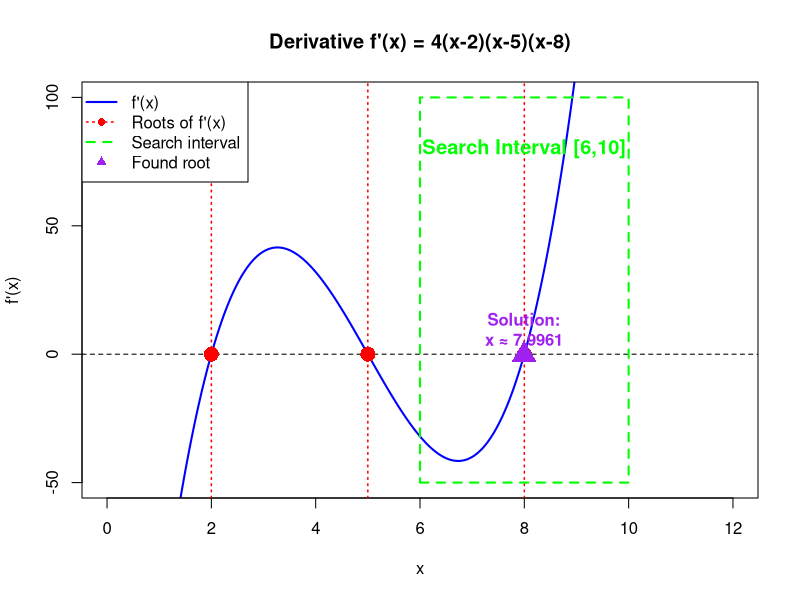
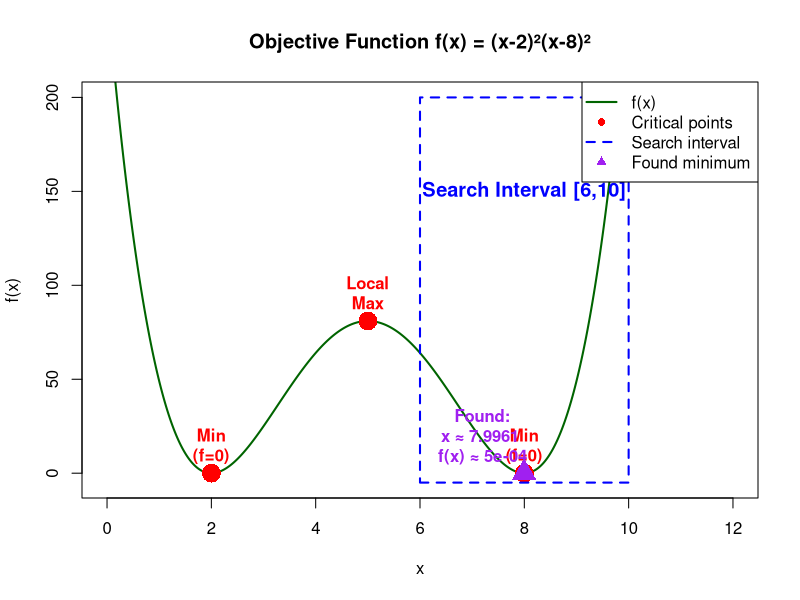
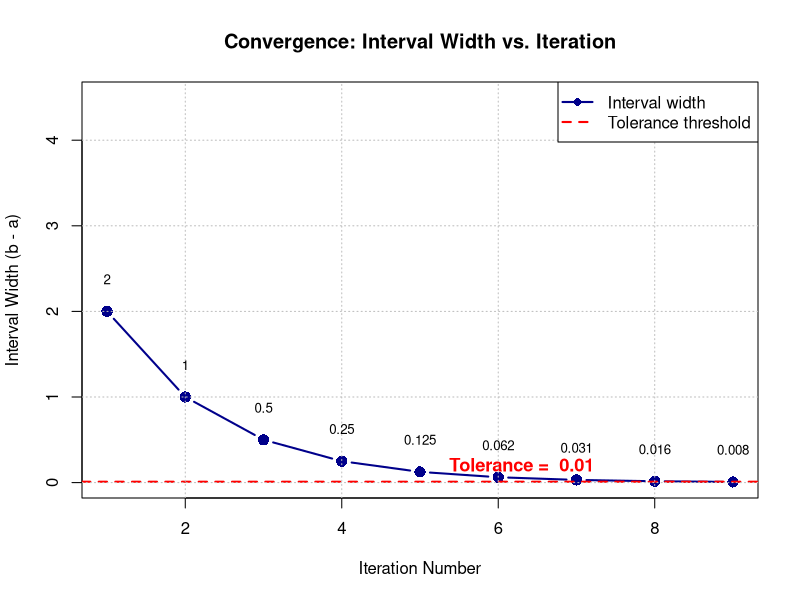

Here is the R script that generated these plots, in order:
## ---- chunk 1
knitr::opts_chunk$set(echo = TRUE, warning = FALSE, message = FALSE)
rm(list = ls())
## ---- chunk 2
# Define the objective function
f <- function(x) (x-2)^2 * (x-8)^2

# Define the derivative (for root finding)
df <- function(x) 4*(x-2)*(x-5)*(x-8)
## ---- chunk 3
a <- 6      # Left endpoint of interval
b <- 10     # Right endpoint of interval
e <- 0.01   # Tolerance (stopping criterion)
## ---- chunk 4
a <- 6
b <- 10
e <- 0.01

# Track iterations for visualization
iterations <- 0
history <- data.frame(
  Iteration = numeric(),
  a = numeric(),
  b = numeric(),
  m = numeric(),
  df_m = numeric(),
  width = numeric()
)

while ((b-a) > e) {
  iterations <- iterations + 1
  
  # Step 1: Find midpoint
  m <- (a+b)/2
  
  # Step 2: Evaluate derivative at midpoint
  df_m <- df(m)
  
  # Step 3: Bisection criterion
  if (df_m < 0) {
    # Derivative is negative (function decreasing)
    # Root is to the right of m
    a <- m
  } else {
    # Derivative is positive (function increasing)
    # Root is to the left of m
    b <- m
  }
  
  # Store iteration history
  history <- rbind(history, data.frame(
    Iteration = iterations,
    a = a,
    b = b,
    m = m,
    df_m = df_m,
    width = b - a
  ))
}

# Final estimate
x <- (a+b)/2

cat("Algorithm Convergence Summary:\n")
cat("===============================\n")
cat("Number of iterations:", iterations, "\n")
cat("Final interval width:", b-a, "\n")
cat("Tolerance threshold:", e, "\n")
## ---- chunk 5
cat("\nDetailed Iteration History:\n")
cat("============================\n\n")
print(round(history, 6))
## ---- chunk 6
cat("\n===============================\n")
cat("FINAL RESULTS\n")
cat("===============================\n\n")

x <- (a+b)/2

cat("Root location (x where f'(x) ≈ 0):\n")
cat("Minimum x =", x, "\n\n")

cat("Function value at root:\n")
cat("Minimum f(x) =", f(x), "\n\n")

cat("Verification:\n")
cat("f'(x) ≈", df(x), "\n")
cat("Derivative is very close to zero ✓\n")
## ---- chunk 7
x_vals <- seq(0, 12, length = 500)
df_vals <- df(x_vals)

plot(x_vals, df_vals, type = 'l', lwd = 2, col = 'blue',
     main = "Derivative f'(x) = 4(x-2)(x-5)(x-8)",
     xlab = "x", ylab = "f'(x)",
     ylim = c(-50, 100))

# Add horizontal line at y = 0
abline(h = 0, col = 'black', lty = 2, lwd = 1)

# Mark the roots of the derivative
roots <- c(2, 5, 8)
abline(v = roots, col = 'red', lty = 3, lwd = 1.5, alpha = 0.5)
points(roots, rep(0, 3), pch = 16, col = 'red', cex = 2)

# Highlight search interval [6, 10]
rect(6, -50, 10, 100, border = 'green', lwd = 2, lty = 2)
text(8, 80, 'Search Interval [6,10]', col = 'green', cex = 1.2, font = 2)

# Mark final solution
final_x <- x
final_df <- df(final_x)
points(final_x, final_df, pch = 17, col = 'purple', cex = 2.5)
text(final_x, final_df + 10, paste('Solution:\nx ≈', round(final_x, 4)), 
     col = 'purple', cex = 1, font = 2)

legend('topleft', 
       c('f\'(x)', 'Roots of f\'(x)', 'Search interval', 'Found root'),
       col = c('blue', 'red', 'green', 'purple'),
       lty = c(1, 3, 2, NA),
       pch = c(NA, 16, NA, 17),
       lwd = c(2, 1.5, 2, NA),
       cex = 1)
## ---- chunk 8
f_vals <- f(x_vals)

plot(x_vals, f_vals, type = 'l', lwd = 2, col = 'darkgreen',
     main = "Objective Function f(x) = (x-2)²(x-8)²",
     xlab = "x", ylab = "f(x)",
     ylim = c(-5, 200))

# Mark critical points (where f'(x) = 0)
critical_points <- c(2, 5, 8)
f_critical <- f(critical_points)
points(critical_points, f_critical, pch = 16, col = 'red', cex = 2.5)

# Add labels
labels <- c("Min\n(f=0)", "Local\nMax", "Min\n(f=0)")
for(i in 1:3) {
  text(critical_points[i], f_critical[i] + 15, labels[i], 
       col = 'red', cex = 1, font = 2)
}

# Highlight search interval [6, 10]
rect(6, -5, 10, 200, border = 'blue', lwd = 2, lty = 2)
text(8, 150, 'Search Interval [6,10]', col = 'blue', cex = 1.2, font = 2)

# Mark found minimum
final_f <- f(final_x)
points(final_x, final_f, pch = 17, col = 'purple', cex = 2.5)
text(final_x - 0.8, final_f + 20, paste('Found:\nx ≈', round(final_x, 4), 
                                         '\nf(x) ≈', round(final_f, 4)), 
     col = 'purple', cex = 1, font = 2)

legend('topright',
       c('f(x)', 'Critical points', 'Search interval', 'Found minimum'),
       col = c('darkgreen', 'red', 'blue', 'purple'),
       lty = c(1, NA, 2, NA),
       pch = c(NA, 16, NA, 17),
       lwd = c(2, NA, 2, NA),
       cex = 1)
## ---- chunk 9
# Plot interval width over iterations
plot(history$Iteration, history$width, type = 'b', 
     pch = 16, cex = 1.5, col = 'darkblue', lwd = 2,
     main = "Convergence: Interval Width vs. Iteration",
     xlab = "Iteration Number",
     ylab = "Interval Width (b - a)",
     ylim = c(0, 4.5))

# Add tolerance line
abline(h = e, col = 'red', lty = 2, lwd = 2)
text(max(history$Iteration) * 0.7, e + 0.2, 
     paste('Tolerance = ', e), col = 'red', font = 2, cex = 1.1)

# Add grid
grid(col = 'gray', lty = 3)

# Annotate convergence
for(i in 1:nrow(history)) {
  text(history$Iteration[i], history$width[i] + 0.2, 
       round(history$width[i], 3), cex = 0.8, pos = 3)
}

legend('topright',
       c('Interval width', 'Tolerance threshold'),
       col = c('darkblue', 'red'),
       lty = c(1, 2),
       lwd = c(2, 2),
       pch = c(16, NA),
       cex = 1)
## ---- chunk 10
# Calculate convergence rate
initial_width <- history$width[1]
final_width <- history$width[nrow(history)]
n_iter <- nrow(history)

cat("\nConvergence Analysis:\n")
cat("=======================\n")
cat("Initial interval width:", initial_width, "\n")
cat("Final interval width:", final_width, "\n")
cat("Number of iterations:", n_iter, "\n\n")

# Theoretical reduction factor per iteration
reduction_per_iter <- 0.5
theoretical_final <- initial_width * (reduction_per_iter ^ n_iter)

cat("Theoretical convergence (width = initial × 0.5^n):\n")
cat("Expected final width:", round(theoretical_final, 6), "\n")
cat("Actual final width:", round(final_width, 6), "\n\n")

# Number of iterations needed for tolerance
target_width <- e
iterations_needed <- log(initial_width / target_width) / log(2)
cat("Theoretical iterations needed for tolerance e =", e, ":\n")
cat("log₂(", initial_width, "/", target_width, ") =", round(iterations_needed, 2), "\n")
cat("Actual iterations used:", n_iter, "\n")
